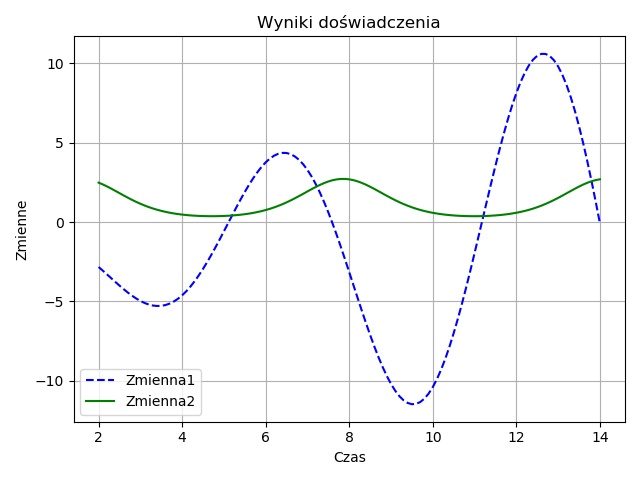

The Python source for this figure:
import matplotlib.pyplot as plt
import pandas as pd

dane = pd.read_csv("dosw7.csv", sep=";")

plt.plot(dane["Czas"], dane["Zmienna1"], linestyle="dashed", color="blue", label="Zmienna1")
plt.plot(dane["Czas"], dane["Zmienna2"], linestyle="solid", color="green", label="Zmienna2")
plt.legend(loc="lower left")
plt.ylabel("Zmienne")
plt.xlabel("Czas")
plt.grid()
plt.title("Wyniki doświadczenia")
plt.savefig("Wykres4.png")
plt.show()
